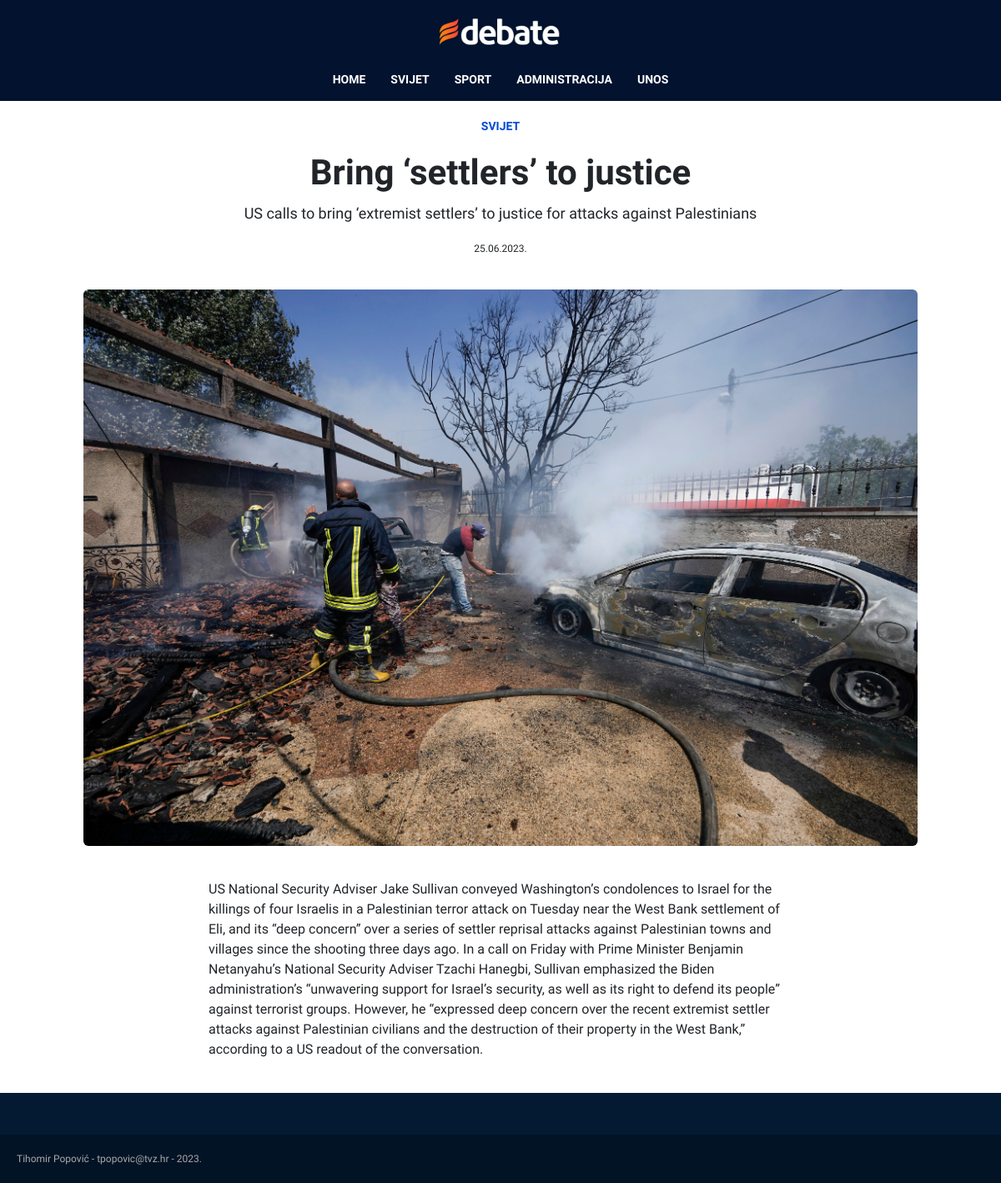
Page /php/clanak.php?id=15 on the committed database.
### tables this page shows
CREATE TABLE `vijesti` (
  `id` int(11) NOT NULL,
  `datum` varchar(32) NOT NULL,
  `naslov` varchar(64) NOT NULL,
  `sazetak` text NOT NULL,
  `tekst` text NOT NULL,
  `slika` varchar(255) NOT NULL,
  `kategorija` varchar(64) NOT NULL,
  `prikazi` tinyint(1) NOT NULL
);

### php/clanak.php (the view, shortened to what this page needs)
<!DOCTYPE html>
<html lang="en">
<head>
    <link rel="stylesheet" href="../css/bootstrap.min.css">
    <link rel="stylesheet" href="../css/style.css">
</head>
<body>
    <main>
        <?php
        include 'connect.php';
        $id = $_GET['id'];
        $query = "SELECT * FROM vijesti WHERE id = $id";
        $result = mysqli_query($dbc, $query) or die('Error querying databese.');
        $row = mysqli_fetch_array($result);
        $title = $row['naslov'];
        $about = $row['sazetak'];
        $content = $row['tekst'];
        $category = $row['kategorija'];
        $picture = $row['slika'];
        $date = $row['datum'];
        ?>
        <section class="aboveImg">
            <p class="category">
                <?php echo $category; ?>
            </p>
            <h1 class="title">
                <?php echo $title; ?>
            </h1>
            <p class="about">
                <?php echo $about; ?>
            </p>
            <p class="time">
                <?php echo $date; ?>
            </p>
        </section>
        <?php echo "<img src='../images/" . $picture . "'"; ?>
        <br>
        <p class="content">
            <?php echo $content; ?>
        </p>
    </main>
    <footer>
        Tihomir Popović - tpopovic@tvz.hr - 2023.
    </footer>
</body>
</html>

### css/style.css (style rules this page uses)
* { margin: 0; padding: 0; font-family: 'Pathway Extreme', sans-serif; }
header { background-color: #02122F; }
header img { display: block; margin: 0 auto; height: 80px; }
nav { display: flex; justify-content: center; }
nav a { padding: 5px 15px; margin-bottom: 10px; color: white; text-decoration: none; font-weight: bold; font-size: 14px; }
section { max-width: 1200px; margin: 0 auto; }
footer { font-size: 12px; color: #A9A9A9; padding: 20px ; background-color: #021325; border-top: 50px solid #031A32; }
main { max-width: 1200px; margin: 0 auto; }
main img { display: block; width: 1000px; margin: 40px auto; border-radius: 6px; }
.aboveImg { width: 700px; margin: 0 auto; text-align: center; }
.aboveImg .category { color: #004AD5; font-weight: bold; margin: 20px; font-size: 14px; }
.aboveImg .title { font-weight: 1000; font-size: 42px; }
.aboveImg .about { font-size: 18px; margin: 10px; }
.aboveImg .time { font-size: 12px; margin: 20px; }
main .content { width: 700px; margin: 0 auto; margin-bottom: 40px; }

### rows in the picture
vijesti: kategorija "SVIJET", naslov "Bring ‘settlers’ to justice", sazetak "US calls to bring ‘extremist settlers’ to justice for attacks against Palestinians", datum "25.06.2023.", slika (picture), tekst "US National Security Adviser Jake Sullivan conveyed Washington’s condolences to Israel for the killings of four Israelis in a Palestinian terror attack on Tuesday near the West Bank settlement of Eli, and its “deep concern” over a series of settler reprisal attacks against Palestinian towns and villages since the shooting three days ago. In a call on Friday with Prime Minister Benjamin Netanyahu’s National Security Adviser Tzachi Hanegbi, Sullivan emphasized the Biden administration’s “unwavering support for Israel’s security, as well as its right to defend its people” against terrorist groups. However, he “expressed deep concern over the recent extremist settler attacks against Palestinian…"
